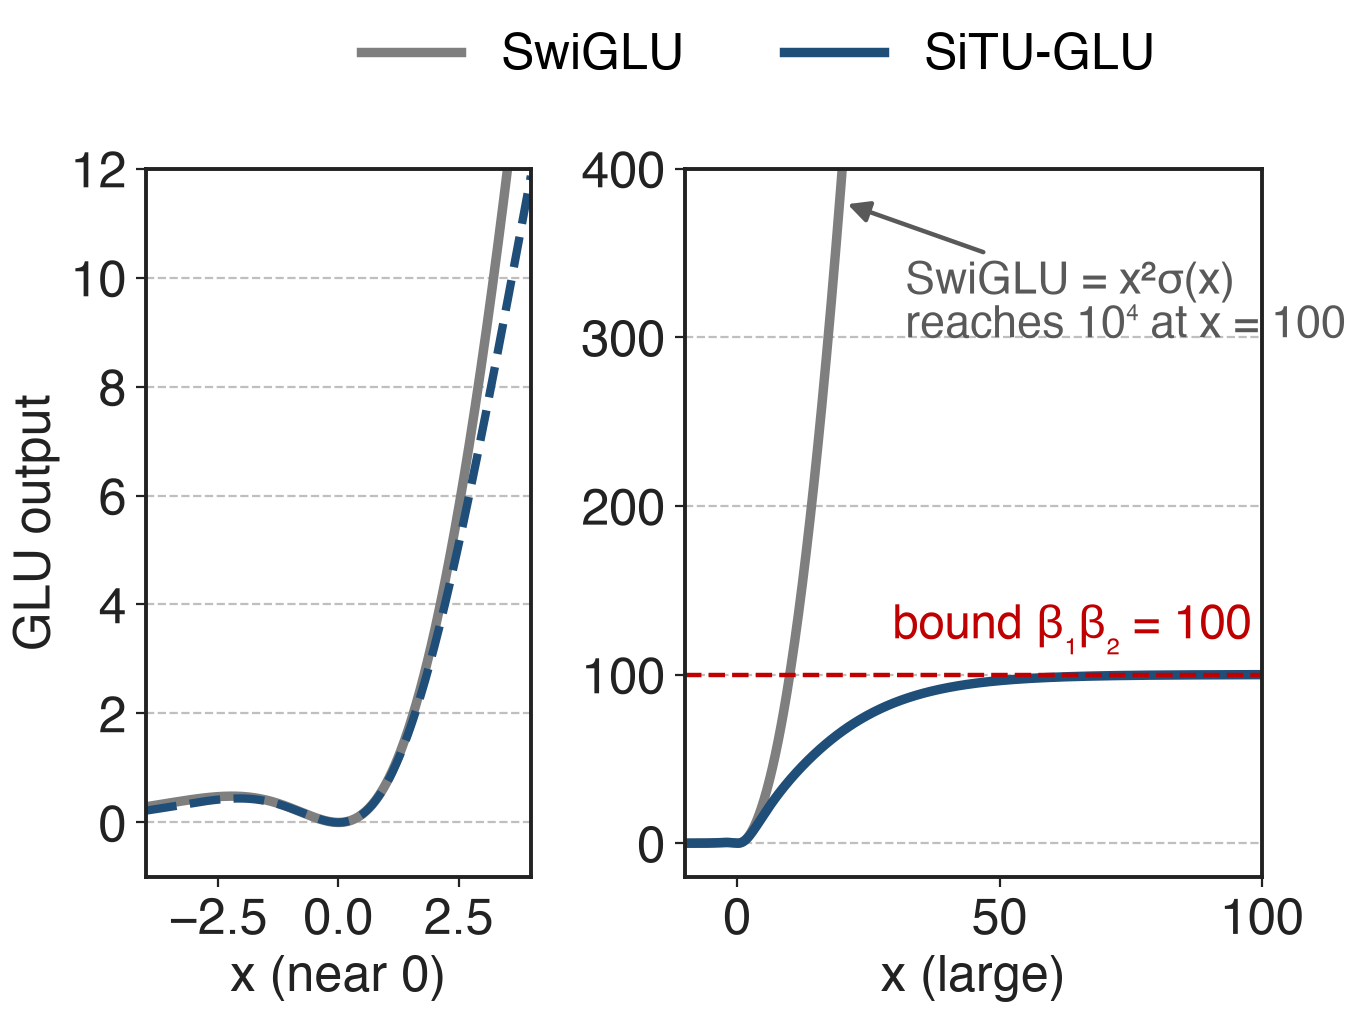

Generate this figure with Python:
"""Analytic: scalar response of SwiGLU vs SiTU-GLU when both branches receive the same scalar x
(as in K3 Fig. 4). SiTU-GLU (K3 Eq. 12): [b1*tanh(x/b1)*sigmoid(x)] * [b2*tanh(x/b2)], b1 = 4, b2 = 25,
bounded by b1*b2 = 100 (K3 App. B Eq. 19). SwiGLU: x*sigmoid(x) * x. No data."""
import sys, pathlib
sys.path.insert(0, str(pathlib.Path(__file__).resolve().parents[3] / "scripts"))
import slidechart as sc
import numpy as np

b1, b2 = 4.0, 25.0
sig = lambda x: 1 / (1 + np.exp(-x))
situ = lambda x: b1 * np.tanh(x / b1) * sig(x) * b2 * np.tanh(x / b2)
swiglu = lambda x: x * sig(x) * x

sc.setup()
fig, (a1, a2) = sc.figure("right", 1, 2, gridspec_kw=dict(width_ratios=[1, 1.5], wspace=0.32))
x = np.linspace(-4, 4, 400)
a1.plot(x, swiglu(x), color=sc.GRAYS[2], lw=3.4, label="SwiGLU")
a1.plot(x, situ(x), color=sc.ACCENT, lw=3.0, ls="--", label="SiTU-GLU")
a1.set_xlim(-4, 4); a1.set_ylim(-1, 12)
a1.set_xlabel("x (near 0)")
a1.set_ylabel("GLU output")
x2 = np.linspace(-10, 100, 600)
a2.plot(x2, swiglu(x2), color=sc.GRAYS[2], lw=3.4, label="SwiGLU")
a2.plot(x2, situ(x2), color=sc.ACCENT, lw=3.4, label="SiTU-GLU")
a2.axhline(100, color=sc.PROBLEM, lw=1.6, ls="--")
a2.text(98, 112, "bound β₁β₂ = 100", color=sc.PROBLEM, fontsize=17, ha="right", va="bottom")
a2.set_xlim(-10, 100); a2.set_ylim(-20, 400)
a2.set_xlabel("x (large)")
a2.annotate("SwiGLU = x²σ(x)\nreaches 10⁴ at x = 100", xy=(20, 380), xytext=(32, 300), fontsize=16,
            color=sc.GRAYS[3], arrowprops=dict(arrowstyle="-|>", color=sc.GRAYS[3], lw=1.6))
h, l = a2.get_legend_handles_labels()
fig.legend(h, l, loc="lower center", bbox_to_anchor=(0.55, 0.93), ncol=2, frameon=False, fontsize=18)
sc.save(fig, __file__)
